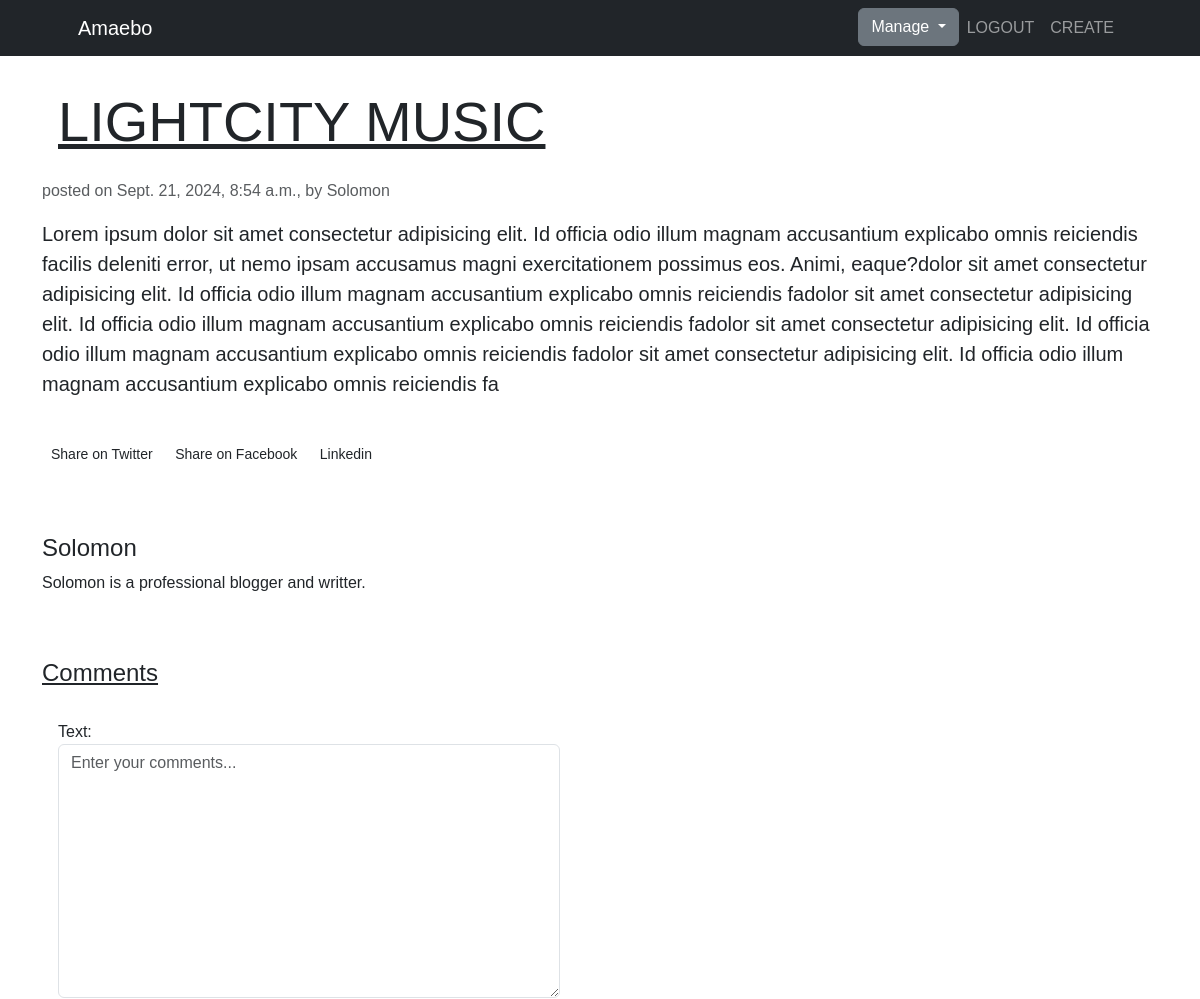
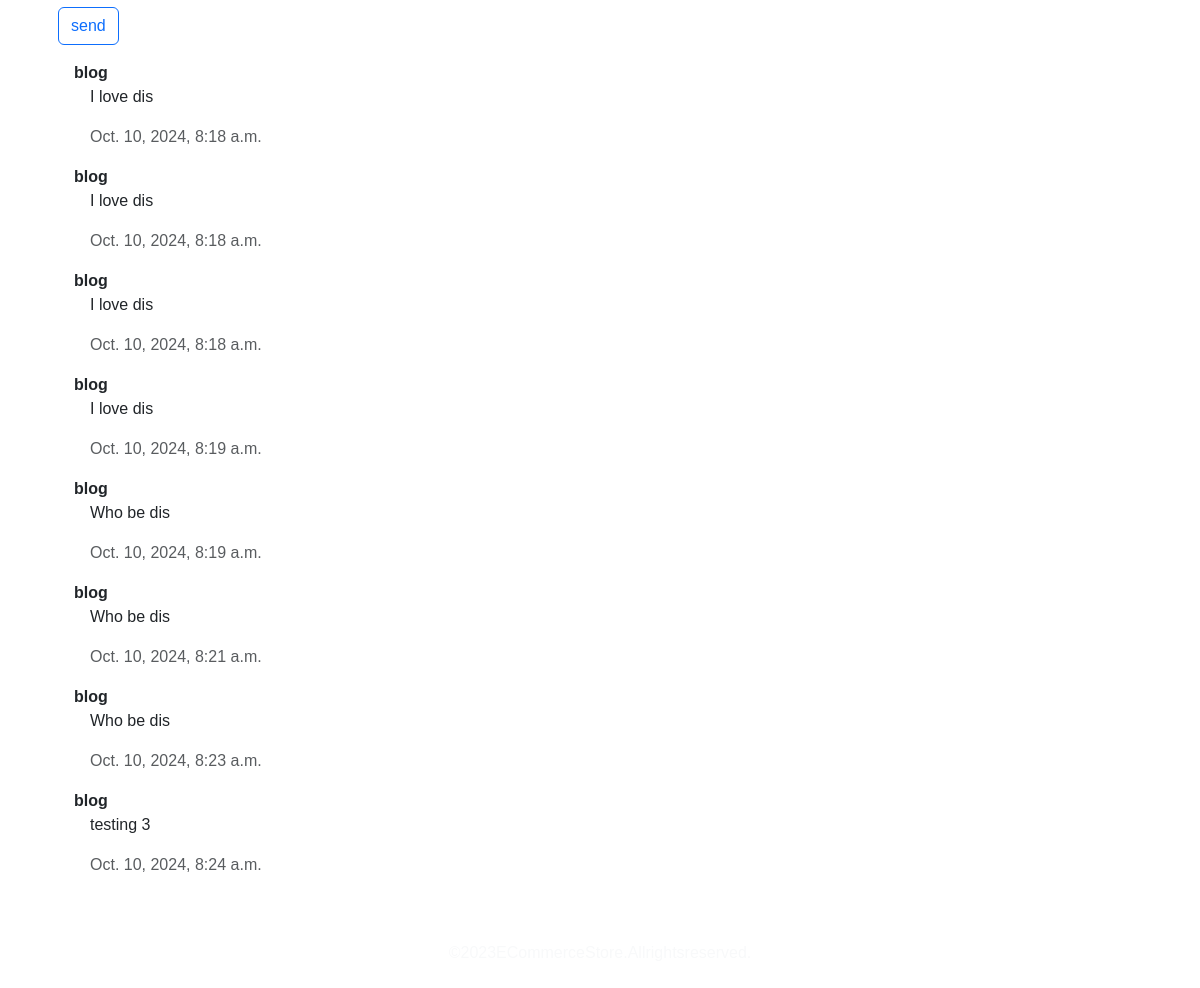
Screenshot of /detail/8/ (signed in) with the database file from the repository (2 pictures, top to bottom).
### posts/models.py (models this page shows, shortened)
class Post(models.Model):
    title = models.CharField(max_length=150)
    body = models.TextField()
    image = models.ImageField(upload_to='post_images/', null=True, blank=True)
    created = models.DateTimeField(auto_now_add=True)
    updated = models.DateTimeField(auto_now=True)
    publish = models.BooleanField(default=True)
    author = models.ForeignKey(User, on_delete=models.CASCADE)

class Comment(models.Model):
    post = models.ForeignKey(Post, on_delete=models.CASCADE)
    text = models.TextField()
    created = models.DateTimeField(auto_now_add=True)
    updated = models.DateTimeField(auto_now=True)
    author = models.ForeignKey(User, on_delete=models.CASCADE)

### posts/views.py (the view)
# urls.py: path('detail/<int:pk>/', detail, name='detail'),
@login_required
def detail(request, pk):
    post = Post.objects.get(pk=pk)
    comments = Comment.objects.filter(post=post)
    if request.method == 'POST':
        form = CreateCommentForm(request.POST)
        if form.is_valid():
            var = form.save(commit=False)
            var.author = request.user
            var.post = post
            var.save()
            context = {'post':post, 'comments':comments, 'form':form}
            return redirect('detail', pk=pk)
    else:
        form = CreateCommentForm()
        context = {'post':post, 'comments':comments, 'form':form}
        return render(request, 'posts/detail.html', context)

### posts/forms.py
class CreateCommentForm(forms.ModelForm):
    text = forms.CharField(widget=forms.Textarea(attrs={'class':'form-control', 'placeholder':'Enter your comments...'}))
    class Meta:
        model = Comment
        fields = ['text']

### templates/posts/detail.html (shortened to what this page needs)
{% extends 'base.html' %}
{% block content %}
<section>
    <div class="container">
        <div class="row">
            <div class="col-md-12">
                <h1 class="display-4 p-3 mt-3" style="text-decoration: underline;">{{post.title}}</h1>
                <p class="text-muted">posted on {{post.created}}, by {{post.author.username}}</p>
                <p class="lead mt-2">{{post.body}}</p>
        </div>
        <div class="row">
            <div class="col-md-6">
                <span class="badge badge-primary">Technology</span>
                <span class="badge badge-secondary">Innovation</span>
                <span class="badge badge-success">Design</span>
            </div>
            <div class="social-share mb-5">
                <a href="" class="btn btn-sm">Share on Twitter</a>
                <a href="" class="btn btn-sm">Share on Facebook</a>
                <a href="" class="btn btn-sm">Linkedin</a>
            </div>
            <div class="author-box mb-5">
                <h4 class="mt-3">{{post.author.username}}</h4>
                <p>{{post.author.username}} is a professional blogger and writter.</p>
            </div>
        </div>
        <div class="row">
            <div class="col-md-6">
                <div class="comments">
                    <h4 class="mb-3" style="text-decoration: underline;">Comments</h4>
                    <div class="p-3">
                        <form action="" method="POST">
                            {{form}}
                            <button type="submit" class="mt-2 btn btn-outline-primary">send</button>
                        </form>
                        <div class="p-3">
                            {% for comment in comments %}
                            <strong>{{comment.author.username}}</strong>
                            <p class="mx-3">{{comment.text}}</p>
                            <p class="text-muted mx-3">{{comment.created}}</p>
                            {% endfor %}
                        </div>
                    </div>
                </div>
            </div>
        </div>
    </div>
</section>
{% endblock %}

### templates/base.html (shortened to what this page needs)
<!DOCTYPE html>
<html lang="en">
<head>
    <link href="https://cdn.jsdelivr.net/npm/bootstrap@5.3.3/dist/css/bootstrap.min.css" rel="stylesheet"
>
</head>
<body>
    {% include 'navbar.html' %}
    <section>
        {% block content %}
        {% endblock %}
    </section>
    <footer class="footer bd-dark text-light text-center py-3">
        <p>&copy;2023ECommerceStore.Allrightsreserved.</p>
    </footer >
</body>
</html>

### templates/navbar.html (shortened to what this page needs)
<nav class="navbar navbar-expand-lg navbar-dark bg-dark">
    <div class="container px-4 px-lg-5 ">
        <a class="navbar-brand " href="{% url 'home' %}">Amaebo</a>
        <div class="collapse navbar-collapse" id="navbarSupportedContent">
            <ul class="navbar-nav ms-auto mb-2 mb-lg-0 ">
                {% if user.is_authenticated %}
                <li class="nav-item dropdown">
                    <button class="btn btn-secondary dropdown-toggle" type="button" id="dropdownMenuButton2" data-bs-toggle="dropdown" aria-expanded="false">
                        Manage
                    </button>
                </li>
                <li class="nav-item"><a class="nav-link" href="{% url 'Logout' %}">LOGOUT</a></li>
                <li class="nav-item"><a class="nav-link" href="{% url 'create' %}">CREATE</a></li>
                {% else %}
                <li class="nav-item"><a class="nav-link" href="{% url 'Login' %}">LOGIN</a></li>
                <li class="nav-item"><a class="nav-link" href="{% url 'Register' %}">REGISTER</a></li>
                {% endif %}
            </ul>
        </div>
    </div>
</nav>

### templates/base.html (style rules this page uses)
body { font-family: Arial, sans-serif; }

### rows the page displays
Post: title "LIGHTCITY MUSIC", created "Sept. 21, 2024, 8:54 a.m.", author.username "Solomon", body "Lorem ipsum dolor sit amet consectetur adipisicing elit. Id officia odio illum magnam accusantium explicabo omnis reiciendis facilis deleniti error, ut nemo ipsam accusamus magni exercitationem possimus eos. Animi, eaque?dolor sit amet consectetur adipisicing elit. Id officia odio illum magnam accusantium explicabo omnis reiciendis fadolor sit amet consectetur adipisicing elit. Id officia odio illum magnam accusantium explicabo omnis reiciendis fadolor sit amet consectetur adipisicing elit. Id officia odio illum magnam accusantium explicabo omnis reiciendis fadolor sit amet consectetur adipisicing elit. Id officia odio illum magnam accusantium explicabo omnis reiciendis fa"
Comment: author.username "blog", text "I love dis", created "Oct. 10, 2024, 8:18 a.m."
Comment: author.username "blog", text "I love dis", created "Oct. 10, 2024, 8:18 a.m."
Comment: author.username "blog", text "I love dis", created "Oct. 10, 2024, 8:18 a.m."
Comment: author.username "blog", text "I love dis", created "Oct. 10, 2024, 8:19 a.m."
Comment: author.username "blog", text "Who be dis", created "Oct. 10, 2024, 8:19 a.m."
Comment: author.username "blog", text "Who be dis", created "Oct. 10, 2024, 8:21 a.m."
Comment: author.username "blog", text "Who be dis", created "Oct. 10, 2024, 8:23 a.m."
Comment: author.username "blog", text "testing 3", created "Oct. 10, 2024, 8:24 a.m."
